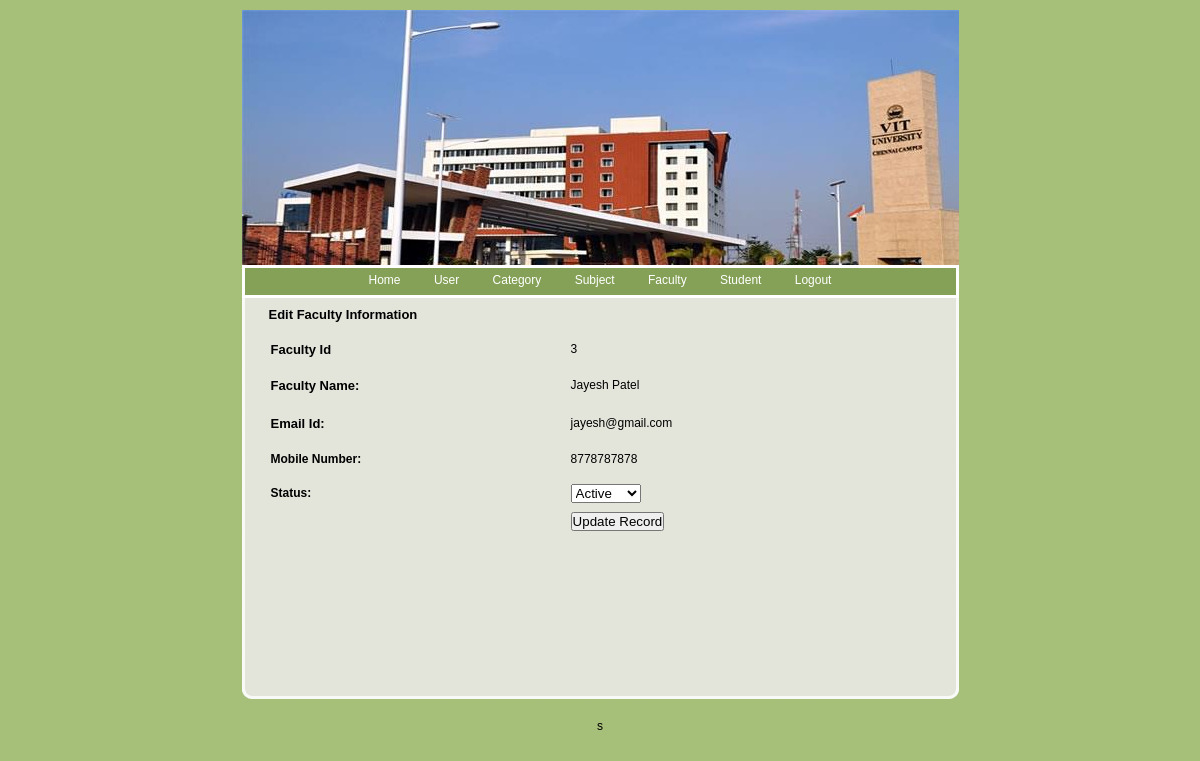
The app's page /Admin/EditFaculty.php?FacId=3 with its own data.
### tables this page shows
CREATE TABLE IF NOT EXISTS `faculty_master` (
  `Faculty_Id` int(11) NOT NULL AUTO_INCREMENT,
  `Faculty_Name` varchar(20) NOT NULL,
  `Faculty_Email` varchar(20) NOT NULL,
  `Faculty_Mobile` varchar(10) NOT NULL,
  `Faculty_User` varchar(20) NOT NULL,
  `Faculty_Password` varchar(20) NOT NULL,
  `Status` varchar(10) NOT NULL,
  PRIMARY KEY (`Faculty_Id`)
);

### Admin/EditFaculty.php (the view, shortened to what this page needs)
<!DOCTYPE html PUBLIC "-//W3C//DTD XHTML 1.0 Transitional//EN" "http://www.w3.org/TR/xhtml1/DTD/xhtml1-transitional.dtd">
<html xmlns="http://www.w3.org/1999/xhtml">
<head>
<link href="style.css" rel="stylesheet" type="text/css" />
<link href="../SpryAssets/SpryValidationTextField.css" rel="stylesheet" type="text/css" />
</head>
<body>
<div id="container">
	<?php
		include "Header.php";
		?>
	<div id="content">
		<div id="left">
			<table width="100%" height="209" border="0" cellpadding="0" cellspacing="0">
              <tr>
                <td height="33" bgcolor="#E3E5DB"><span class="style10 style11">Edit Faculty Information</span></td>
              </tr>
              <tr>
                <td><?php
$Id=$_GET['FacId'];
$con = mysql_connect("localhost","root");
$sql = "select * from Faculty_Master where Faculty_Id=".$Id."";
$result = mysql_query($sql,$con);
while($row = mysql_fetch_array($result))
{
$Id=$row['Faculty_Id'];
$Name=$row['Faculty_Name'];
$Email=$row['Faculty_Email'];
$Mobile=$row['Faculty_Mobile'];
}
?>
                  <form method="post" action="UpdateFaculty.php?Id=<?php echo $Id;?>">
                    <table width="100%" border="0">
                      <tr>
                        <td height="32"><span class="style8">Faculty Id</span></td>
                        <td><?php echo $Id;?></td>
                      </tr>
                      <tr>
                        <td height="36"><span class="style8">Faculty Name:</span></td>
                        <td><?php echo $Name;?></td>
                      </tr>
                      <tr>
                        <td height="36"><span class="style8">Email Id:</span></td>
                        <td>
                         <?php echo $Email;?></td>
                      </tr>
                      <tr>
                        <td height="31"><strong>Mobile Number:</strong></td>
                        <td><?php echo $Mobile;?></td>
                      </tr>
                      <tr>
                        <td height="34"><strong>Status:</strong></td>
                        <td><label>
                          <select name="cmbStatus" id="cmbStatus">
                            <option>Active</option>
                          </select>
                        </label></td>
                      </tr>
                      <tr>
                        <td></td>
                        <td><input type="submit" name="submit" value="Update Record" /></td>
                      </tr>
</table>
                  </form>
?></td>
              </tr>
		  </table>
			<h1>&nbsp;</h1>
	        <p>&nbsp;</p>
	<h1>&nbsp;</h1>
	  </div>
		<div id="footerline"></div>
	</div>
	<div id="footer">s</div>
</div>
</body>
</html>

### Admin/style.css (style rules this page uses)
body { background-color:#a6bf79; color:#000000; font-family: Verdana, Arial, Helvetica, sans-serif; font-size: 12px; margin: 10px 10px; padding: 0px; }
* { margin: 0px; padding: 0px; }
#container { margin: 0px auto; text-align: left; width: 717px; }
p { margin: 15px 0px; }
#content { background-image:url(images/content_bg.gif); width:717px; }
h1 { color:#000000; font-size:14px; margin: 20px 0px 20px 0px; }
#left { float:left; width:638px; margin-left:27px; padding: 0px 10px 30px 0px; display:inline; }
#footerline { clear:both; background-image:url(images/footer_bg.gif); font-size:1px; height:10px; }
#footer { width:717px; text-align:center; padding: 20px 0px; }

### Admin/EditFaculty.php (style rules this page uses)
.style8 { font-family: Verdana, Arial, Helvetica, sans-serif; font-size: small; font-weight: bold; }

### records on screen
faculty_master: Faculty_Id "3", Faculty_Name "Jayesh Patel", Faculty_Email "jayesh@gmail.com", Faculty_Mobile "8778787878"
